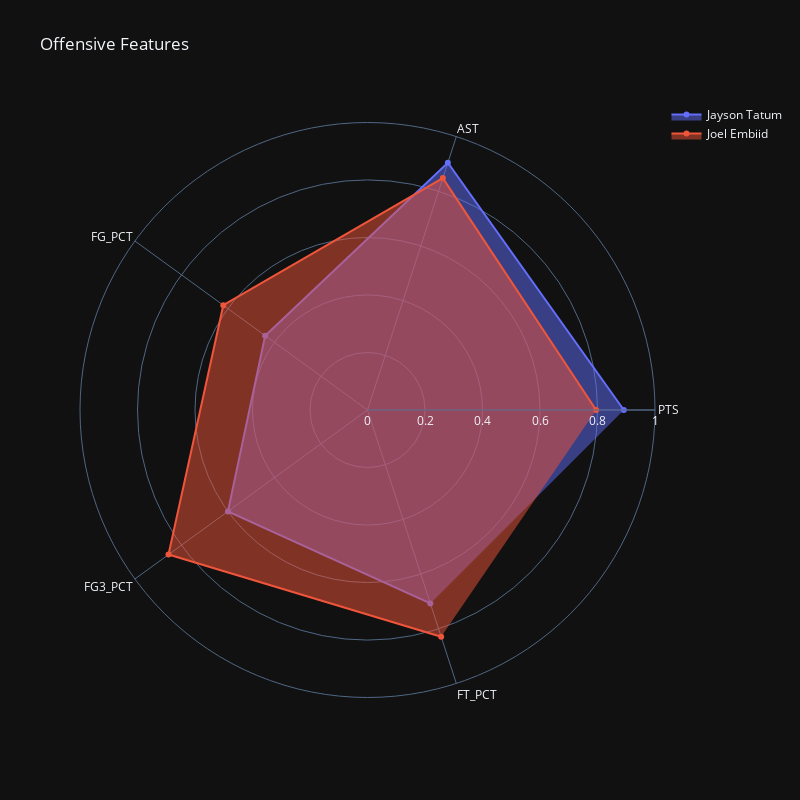

Write notebook code for a chart like this one.
### Markdown cell above
#### Offensive chart

### Code cell
plt.rcParams['figure.figsize'] = [8, 8]

fig = go.Figure()

fig.add_trace(go.Scatterpolar(
      r=auxA[playerA],
      theta=offensive_features,
      fill='toself',
      name=playerA
))

fig.add_trace(go.Scatterpolar(
      r=auxB[playerB],
      theta=offensive_features,
      fill='toself',
      name=playerB
))

fig.update_layout(
  polar=dict(
    radialaxis=dict(
      visible=True,
      range=[0, 1]
    )),
  showlegend=True,
  width=800, height=800,
  template="plotly_dark",
  title = 'Offensive Features'
)

fig.show()

### Figure 1 — Plotly figure (JSON) as saved in the notebook; plotly's stock layout.template omitted (floating-point values rounded to 4 significant figures)
{"data": [{"fill": "toself", "name": "Jayson Tatum", "r": [0.8916, 0.9044, 0.44, 0.6, 0.7073, 0.704], "theta": ["PTS", "AST", "FG_PCT", "FG3_PCT", "FT_PCT"], "type": "scatterpolar"}, {"fill": "toself", "name": "Joel Embiid", "r": [0.7952, 0.848, 0.62, 0.8556, 0.8293, 0.816], "theta": ["PTS", "AST", "FG_PCT", "FG3_PCT", "FT_PCT"], "type": "scatterpolar"}], "layout": {"height": 800, "polar": {"radialaxis": {"range": [0, 1], "visible": true}}, "showlegend": true, "title": {"text": "Offensive Features"}, "width": 800}}
